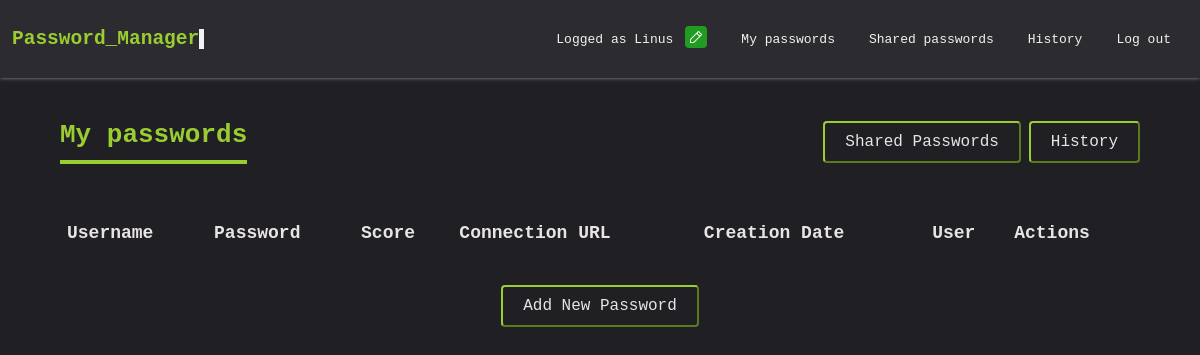
The page /items_list (signed in) on the database as committed earlier.
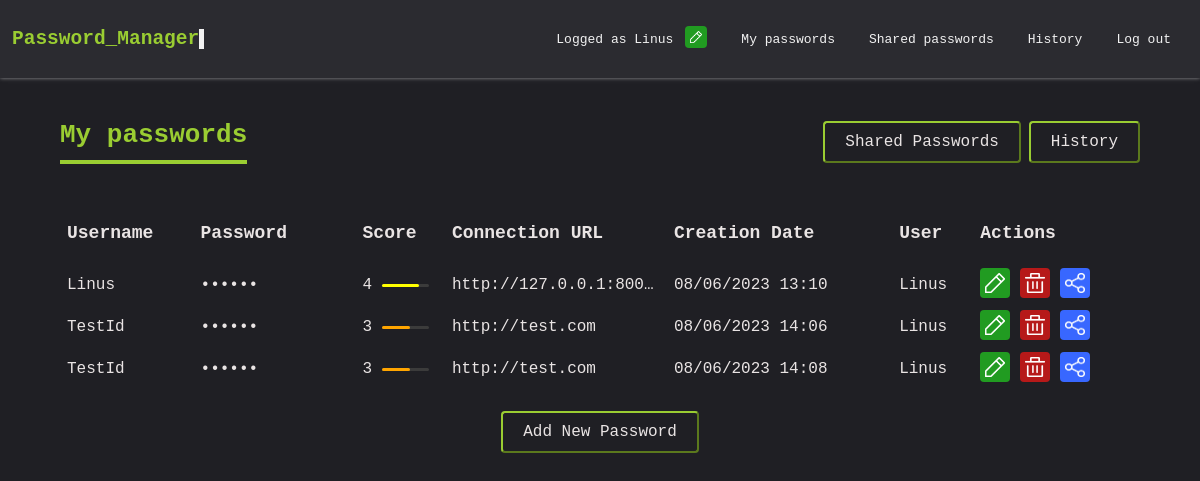
The same page on the database as committed later.
### app/models.py (models this page shows)
class Item(Model):
    user_name = models.CharField(blank=False, null=False, max_length=255)
    password = models.CharField(blank=False, null=False, max_length=255)
    url = models.CharField(blank=False, null=False, max_length=255)
    creation_date = models.DateTimeField(auto_now_add=True)
    last_modification_date = models.DateTimeField(auto_now=True)
    creation_user = models.ForeignKey(User, on_delete=models.CASCADE)
    password_score = models.CharField(blank=False, null=True, max_length=255)

### app/views.py (the view, shortened to what this page needs)
# urls.py: path("items_list", items_list, name="items_list"),
@login_required
def items_list(request):
    items = Item.objects.filter(creation_user=request.user)
    for item in items:
        item.user_name = crypter.decrypt(item.user_name.encode()).decode()
        item.password = crypter.decrypt(item.password.encode()).decode()
        item.url = crypter.decrypt(item.url.encode()).decode()
    shared_items = SharedItem.objects.filter(receiving_user=request.user)
    has_shared_items = shared_items.exists()
    return render(
        request,
        "items_list.html",
        context={
            "items": items,
            "shared_items": shared_items,
            "has_shared_items": has_shared_items,
        },
    )

### templates/items_list.html (shortened to what this page needs)
{% load static %}
{% load tz %}
<!DOCTYPE html>
<html>
<head>
    <link rel="stylesheet" href="{% static 'css/app.css' %}" type="text/css">
    <link rel="stylesheet" href="{% static 'css/items.css' %}" type="text/css">
    <link rel="stylesheet" href="{% static 'css/navigation_bar.css' %}" type="text/css">
</head>
<body>
    {% include 'navigation_bar.html' %}
    <div class="items-list">
        <div class="head-title">
            <h1 class="title">My passwords</h1>
            <div>
                <a class="button" href="/shared_items">Shared passwords</a>
                <a class="button" href="/history">History</a>
            </div>
        </div>
        <table>
            <thead>
                <tr>
                    <th>Username</th>
                    <th>Password</th>
                    <th>Score</th>
                    <th>Connection URL</th>
                    <th>Creation Date</th>
                    <th>User</th>
                    <th>Actions</th>
                </tr>
            </thead>
            <tbody>
                {% for item in items %}
                <tr>
                    <td>{{ item.user_name }}</td>
                    <td data-id="{{ item.id }}" class="password">••••••</td>
                    <td class="score">
                        {{ item.password_score }}
                        <div class="score-bar">
                            <div class="score-{{item.password_score}}"></div>
                        </div>
                    </td>
                    <td class="item-url"><a href="{{ item.url }}" target="_blank" title="{{ item.url }}">{{ item.url }}</a></td>
                    <td>{{ item.creation_date|date:"d/m/Y H:i" }}</td>
                    <td>{{ item.creation_user }}</td>
                    <td class="actions">
                        <a href="update_item/{{ item.id }}" title="Update" class="tooltip"><img class="edit"
                                src="{% static 'img/edit.png' %}" /></a>
                        <a href="#" onclick="confirmDelete('{{ item.id }}')" title="Delete" class="tooltip"><img
                                class="trash" src="{% static 'img/trash.png' %}" /></a>
                        <a href="{% url 'share_item' item.id %}" title="Share" class="tooltip"><img class="share"
                                src="{% static 'img/share.png' %}" /></a>
                    </td>
                </tr>
                {% endfor %}
            </tbody>
        </table>
        <a class="button" href="create_item">Add new password</a>
    </div>
</body>
</html>

### templates/navigation_bar.html (shortened to what this page needs)
{% load static %}
<nav>
    <div class="title" onclick="gotoHome()">
        <h1>Password_Manager</h1>
        <div class="flash"></div>
    </div>
    <ul class="nav-ul">
        {% if user.is_authenticated %}
        <li class="action-username">
            <p>Logged as {{ user.username }}</p>
            <a href="changedmymind" title="Change username" class="tooltip">
                <img class="edit" src="{% static 'img/edit.png' %}" />
            </a>
        </li>
        <li><a href="/items_list">My passwords</a></li>
        <li><a href="/shared_items">Shared passwords</a></li>
        <li><a href="/history">History</a></li>
        <li><a href="/accounts/logout">Log out</a></li>
        {% else %}
        <li><a href="/accounts/login">Log in</a></li>
        <li><a href="/accounts/register">Sign up</a></li>
        {% endif %}
    </ul>
</nav>

### static/css/app.css (style rules this page uses)
body { margin: 0; padding: 0; font-family: monospace; color: rgb(233, 228, 228); background-color: rgb(31, 31, 36); }
a { text-decoration: none; color: rgb(233, 228, 228); }
.action-username { display: flex; align-items: center; }
.action-username img { width: 12px; height: 12px; padding: 5px; border-radius: 4px; background-color: rgb(33, 155, 33); border: none; }
.action-username .tooltip { display: inline; position: relative; }
.button { font-size: 16px; padding: 10px 20px; text-transform: capitalize; border-radius: 4px; border: 2px outset yellowgreen; }

### static/css/items.css (style rules this page uses)
.items-list { display: flex; flex-direction: column; justify-content: center; align-items: center; margin-top: 24px; gap: 20px; }
.items-list .button { margin-bottom: 100px; }
.items-list .head-title { display: flex; align-items: center; width: 90%; justify-content: space-between; }
.items-list .title { color: yellowgreen; padding-bottom: 10px; border-bottom: 4px solid yellowgreen; }
.items-list .head-title .button { margin: 0; height: fit-content; }
.items-list table { width: 90%; }
.items-list table thead tr th { text-align: start; height: 60px; font-size: 18px; padding: 0 5px; }
.items-list .actions a:first-child { color: yellowgreen; }
.items-list .actions a:nth-child(2) { color: red; }
.items-list .actions a:nth-child(3) { color: aqua; }
.items-list table tbody tr td { font-size: 16px; height: 40px; padding: 0 5px; }
.items-list .password { width:150px; word-break:break-all; }
.items-list .actions img { width: 20px; height: 20px; padding: 5px; border-radius: 4px; }
.items-list .actions .trash { background-color: rgb(182, 25, 25); }
.items-list .actions .edit { background-color: rgb(33, 155, 33); }
.items-list .actions .share { background-color: #3867ff; }
.item-url { max-width: 150px; overflow: hidden; white-space: nowrap; text-overflow: ellipsis; }
.items-list .tooltip { display: inline; position: relative; }
.items-list .score { display: flex; align-items: center; gap: 10px; }
.items-list .score .score-bar { width: 60%; height: 3px; border-radius: 10px; background-color: #3b3b3b; }
.items-list .score .score-3 { width: 60%; border-radius: 10px; height: 100%; background-color: orange; }
.items-list .score .score-4 { width: 80%; border-radius: 10px; height: 100%; background-color: yellow; }

### static/css/navigation_bar.css (style rules this page uses)
nav { display: flex; justify-content: space-between; background-color: rgb(43, 43, 48); color: #F2F2F2; padding: 12px; box-shadow: 0px 0px 4px #ffffff8a; }
nav ul { margin: 0; padding: 0; list-style: none; display: flex; align-items: center; }
nav li { margin: 0 5px; }
nav a { color: #F2F2F2; display: block; padding: 6px 12px; text-decoration: none; }
nav .title { display: flex; align-items: center; color: yellowgreen; }
nav .flash { width: 5px; height: 20px; background-color: #F2F2F2; animation-duration: 1.5s; animation-name: cling; animation-iteration-count: infinite; transition: none; }

Rows that differ between the two databases and show on the page:
added Item: user_name "Linus", password_score "4", url "http://127.0.0.1:800…", creation_date "08/06/2023 13:10", creation_user "Linus"
added Item: user_name "TestId", password_score "3", url "http://test.com", creation_date "08/06/2023 14:06", creation_user "Linus"
added Item: user_name "TestId", password_score "3", url "http://test.com", creation_date "08/06/2023 14:08", creation_user "Linus"
